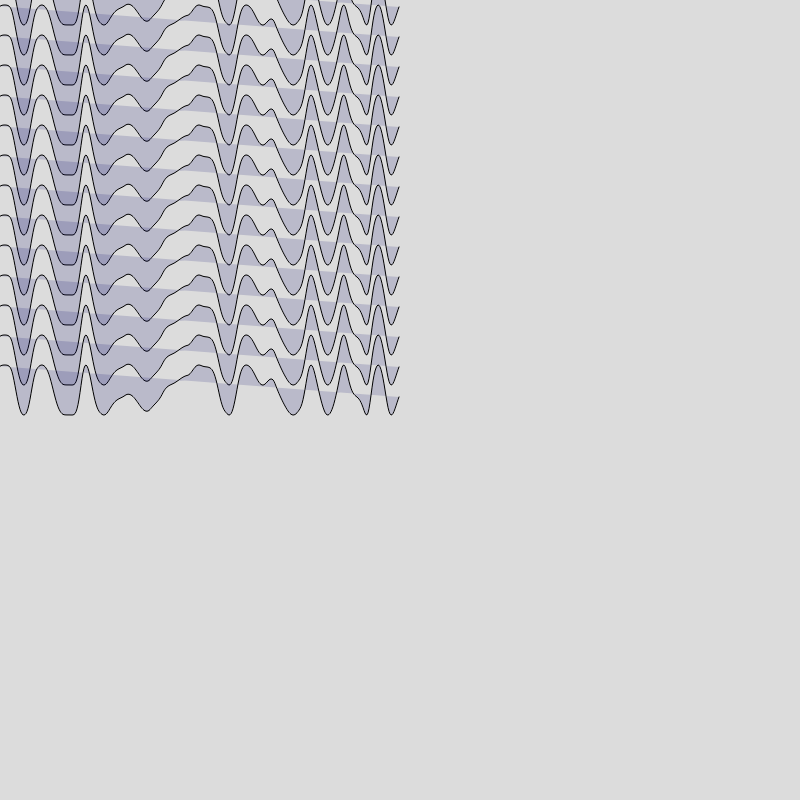
Frame 1 (no input)
Frame 2 (the mouse pressed at the canvas centre, redrawn once): identical to frame 1, image omitted

The p5.js sketch that drew this single still picture (run headless with seeded random() and noise() and a simulated clock; the mouse was pressed at the canvas centre and the sketch redrawn once):

// p5.js sketch
// ── sketch.js
let yOff = 10; // Noise offset
let funcT = 'sin';
function setup() {
  createCanvas(800, 800);
  noLoop();
}


function draw() {
  background(220);

  // Set up the parameters for the curve
  let amplitude = 25; // Amplitude of the sine curve
  let frequency = 0.1; // Frequency of the sine curve
  let distortion = 100; // Amount of distortion
  let spacing = 30; // Spacing between parallel curves
  let shuffler = 1; 
  for (let y = 0; y < height/2; y += spacing) {
    fill(0,0,100,40)
    beginShape();
    shuffler = random() < 0.5; 
    for (let x = 0; x < width/2; x++) {
      // Calculate the x position on the distorted curve
      let distortionAmount = map(noise(x * 0.01, yOff), 0, 1, -distortion, distortion);
      let distortedX = x + distortionAmount;
      

      // Calculate the y position on the sine curve
      let sinY = sin(distortedX * frequency) * amplitude;
      let cosY = cos(distortedX * frequency) * amplitude;
      // Add the vertex to the shape
      /*
      if (random() <0.5){
      vertex(x, y + sinY);
      }
      else{
        vertex(x, y + cosY);
      }
      
      if (shuffler) {
      vertex(x,y + sinY)
      }
      else { 
      vertex(x,y + cosY)
      }

      */

      vertex(x,y + sinY)
    }

    endShape();
  }

  // Update the noise offset
}
